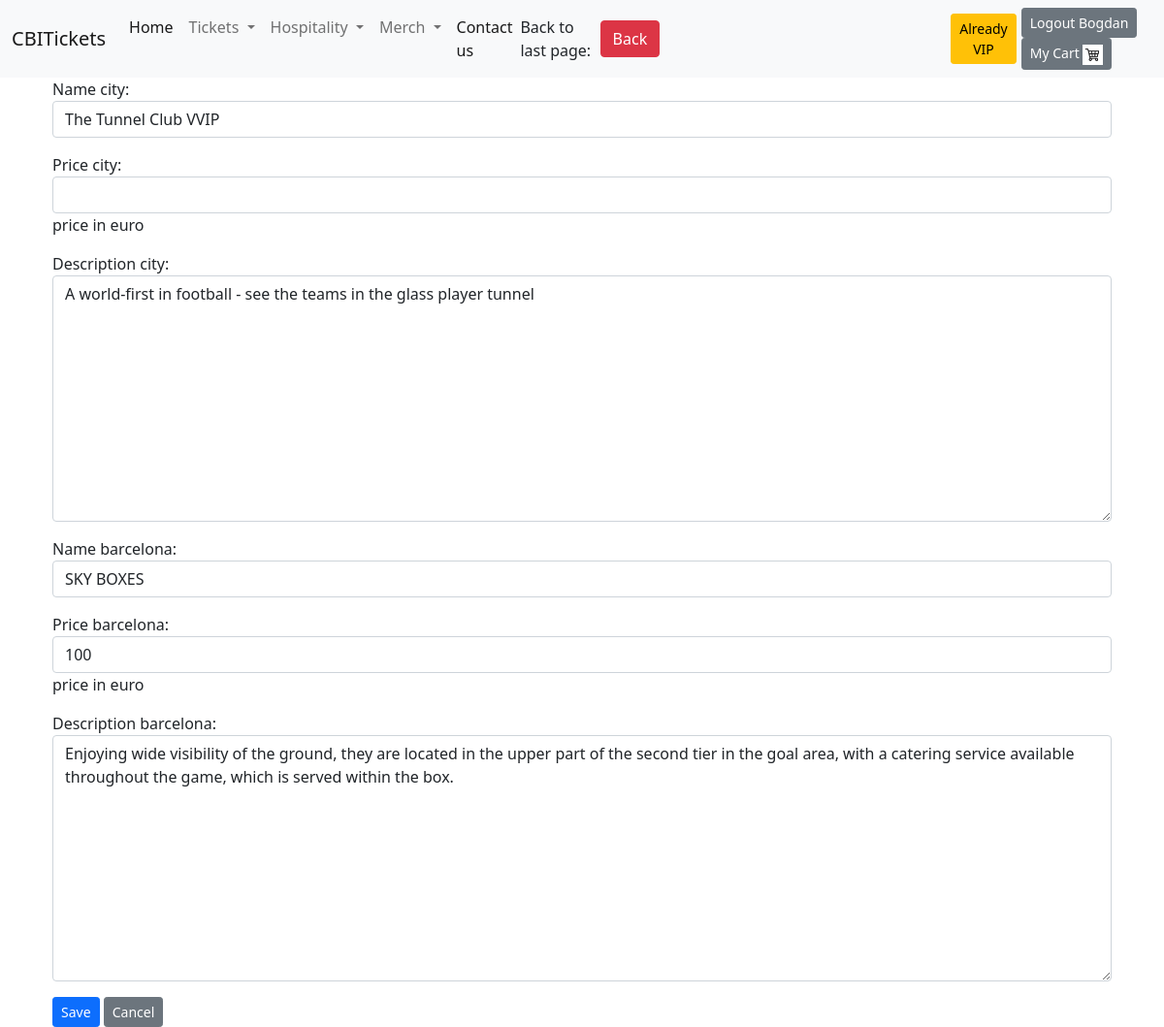
The page /update-hospitality/24/ (signed in) on the database its author committed.
### hospitality/models.py (models this page shows, shortened)
class HospitalityPayed(models.Model):
    name_city = models.CharField(max_length=150, null=True, blank=True)
    price_city = models.IntegerField(help_text='price in euro', null=True, blank=True)
    description_city = models.TextField(max_length=800, default='no description', null=True, blank=True)
    name_barcelona = models.CharField(max_length=150, null=True, blank=True)
    price_barcelona = models.IntegerField(help_text='price in euro', null=True, blank=True)
    description_barcelona = models.TextField(max_length=800, default='no description', null=True, blank=True)

### hospitality/views.py (the view)
# urls.py: path('update-hospitality/<int:pk>/', views.HospitalityUpdateView.as_view(), name='update_hospitality'),
class HospitalityUpdateView(UpdateView):
    template_name = 'hospitality/update_hospitality.html'
    model = HospitalityPayed
    form_class = HospitalityPayedForm
    success_url = reverse_lazy('hospitality')
    context_object_name = 'all_hospitality'

### hospitality/forms.py
class HospitalityPayedForm(forms.ModelForm):
    class Meta:
        model = HospitalityPayed
        fields = ['name_city', 'price_city', 'description_city', 'name_barcelona', 'price_barcelona',
                  'description_barcelona']
        widgets = {
            'name_city': TextInput(attrs={'placeholder': 'please insert name', 'class': 'form-control'}),
            'name_barcelona': TextInput(attrs={'placeholder': 'please insert name', 'class': 'form-control'}),
            'price_city': TextInput(attrs={'type': 'number', 'class': 'form-control'}),
            'price_barcelona': TextInput(attrs={'type': 'number', 'class': 'form-control'}),
            'description_city': Textarea(attrs={'placeholder': 'please insert description', 'class': 'form-control'}),
            'description_barcelona': Textarea(
                attrs={'placeholder': 'please insert description', 'class': 'form-control'})
        }
    def __init__(self, *args, **kwargs):
        super(HospitalityPayedForm, self).__init__(*args, **kwargs)

### templates/hospitality/update_hospitality.html (shortened to what this page needs)
{% extends 'base.html' %}
{% block content %}
    <form method="post">
        {{ form.as_p }}
        <button class="btn btn-sm btn-primary" type="submit">Save</button>
        <a class="btn btn-sm btn-secondary" href="{{ request.META.HTTP_REFERER|escape }}">Cancel</a>
    </form>
{% endblock %}

### templates/navbar.html (shortened to what this page needs)
{% load static %}
<nav class="navbar navbar-expand-lg navbar-light bg-light">
    <div class="container-fluid">
        <a class="navbar-brand" href="{% url 'home_page' %}">CBITickets</a>
        <div class="collapse navbar-collapse" id="navbarSupportedContent">
            <ul class="navbar-nav me-auto mb-2 mb-lg-0">
                <li class="nav-item">
                    <a class="nav-link active" aria-current="page" href="{% url 'home_page' %}">Home</a>
                </li>
                <li class="nav-item dropdown">
                    <a class="nav-link dropdown-toggle" href="#" id="navbarDropdown" role="button"
                       data-bs-toggle="dropdown" aria-expanded="false">
                        Tickets
                    </a>
                </li>
                <li class="nav-item dropdown">
                    <a class="nav-link dropdown-toggle" href="#" id="navbarDropdown" role="button"
                       data-bs-toggle="dropdown" aria-expanded="false">
                        Hospitality
                    </a>
                </li>
                <li class="nav-item dropdown">
                    <a class="nav-link dropdown-toggle" href="#" id="navbarDropdown" role="button"
                       data-bs-toggle="dropdown" aria-expanded="false">
                        Merch
                    </a>
                </li>
                <li class="nav-item">
                    <a class="nav-link active" aria-current="page" href="{% url 'contact_us' %}">Contact us</a>
                </li>
            </ul>
            {% if request.path == '/merch/' %}
                <form class="d-flex" action="{% url 'search_merch_city' %}" style="margin-right: 300px">
                    <input class="form-control me-2" type="search" placeholder="Search" aria-label="Search"
                           name="search">
                    <button class="btn btn-outline-success" type="submit">Search</button>
                </form>
            {% elif request.path == '/merch-real/' %}
                <form class="d-flex" action="{% url 'search_merch_real' %}" style="margin-right: 300px">
                    <input class="form-control me-2" type="search" placeholder="Search" aria-label="Search"
                           name="search">
                    <button class="btn btn-outline-success" type="submit">Search</button>
                </form>
            {% elif request.path == '/merch-united/' %}
                <form class="d-flex" action="{% url 'search_merch_united' %}" style="margin-right: 300px">
                    <input class="form-control me-2" type="search" placeholder="Search" aria-label="Search"
                           name="search">
                    <button class="btn btn-outline-success" type="submit">Search</button>
                </form>
            {% elif request.path == '/merch-barcelona/' %}
                <form class="d-flex" action="{% url 'search_merch_barcelona' %}" style="margin-right: 300px">
                    <input class="form-control me-2" type="search" placeholder="Search" aria-label="Search"
                           name="search">
                    <button class="btn btn-outline-success" type="submit">Search</button>
                </form>
            {% elif request.path == '/hospitality/' %}
                <form class="d-flex" action="{% url 'search_hospitality_payed_city' %}" style="margin-right: 300px">
                    <input class="form-control me-2" type="search" placeholder="Search" aria-label="Search"
                           name="search">
                    <button class="btn btn-outline-success" type="submit">Search</button>
                </form>
            {% elif request.path == '/hospitality-real/' %}
                <form class="d-flex" action="{% url 'search_hospitality_vip_real' %}" style="margin-right: 300px">
                    <input class="form-control me-2" type="search" placeholder="Search" aria-label="Search"
                           name="search">
                    <button class="btn btn-outline-success" type="submit">Search</button>
                </form>
            {% elif request.path == '/hospitality-united/' %}
                <form class="d-flex" action="{% url 'search_hospitality_vip_united' %}" style="margin-right: 300px">
                    <input class="form-control me-2" type="search" placeholder="Search" aria-label="Search"
                           name="search">
                    <button class="btn btn-outline-success" type="submit">Search</button>
                </form>
            {% elif request.path == '/ticket-man-city/' %}
                <form class="d-flex" action="{% url 'search_fixture_city' %}" style="margin-right: 300px">
                    <input class="form-control me-2" type="search" placeholder="Search" aria-label="Search"
                           name="search">
                    <button class="btn btn-outline-success" type="submit">Search</button>
                </form>
            {% elif request.path == '/ticket-real-madrid/' %}
                <form class="d-flex" action="{% url 'search_fixture_real' %}" style="margin-right: 300px">
                    <input class="form-control me-2" type="search" placeholder="Search" aria-label="Search"
                           name="search">
                    <button class="btn btn-outline-success" type="submit">Search</button>
                </form>
            {% elif request.path == '/ticket-man-united/' %}
                <form class="d-flex" action="{% url 'search_fixture_united' %}" style="margin-right: 300px">
                    <input class="form-control me-2" type="search" placeholder="Search" aria-label="Search"
                           name="search">
                    <button class="btn btn-outline-success" type="submit">Search</button>
                </form>
            {% elif request.path == '/ticket-barcelona/' %}
                <form class="d-flex" action="{% url 'search_fixture_barcelona' %}" style="margin-right: 300px">
                    <input class="form-control me-2" type="search" placeholder="Search" aria-label="Search"
                           name="search">
                    <button class="btn btn-outline-success" type="submit">Search</button>
                </form>
            {% elif request.path == '/' or request.path == '/login/' or request.path == '/password_reset/' %}
            {% elif request.path == '/create-user/' or request.path == '/contact-us/' or request.path == '/success-purchase/' %}
            {% elif request.path == '/product-cart/' or request.path == '/success-vip/' %}
            {% else %}
                <span>Back to last page: </span>
                <button class="btn btn-danger" id="back_btn" style="margin-right: 300px">Back</button>
            {% endif %}
            {% if user.is_authenticated %}
                {% if perms.user.vip_only %}
                    <div>
                        <a class="btn btn-sm btn-warning" href="{% url 'become_vip' %}" style="margin-right: 5px">Already
                            VIP</a>
                    </div>
                {% else %}
                    <div>
                        <a class="btn btn-sm btn-warning" href="{% url 'become_vip' %}" style="margin-right: 5px">Become
                            VIP</a>
                    </div>
                {% endif %}
            {% endif %}
            <div>
                {% if user.is_authenticated %}
                    <a class="btn btn-sm btn-secondary" href="{% url 'logout' %}">Logout {{ request.user.username }}</a>
                    <a class="btn btn-sm btn-secondary" href="{% url 'product_cart' %}">
                        My Cart
                        <img src="{% static 'cart.jpg' %}" style="max-width: 21px;max-height: 21px" alt="...">
                    </a>
                {% else %}
                    <a class="btn btn-sm btn-primary" href="{% url 'create_user' %}">Sign Up</a>
                    <a class="btn btn-sm btn-success" href="{% url 'login' %}">Login</a>
                {% endif %}
            </div>
        </div>
    </div>
</nav>

### rows shown on the page
HospitalityPayed: name_city "The Tunnel Club VVIP", description_city "A world-first in football - see the teams in the glass player tunnel", name_barcelona "SKY BOXES", price_barcelona "100", description_barcelona "Enjoying wide visibility of the ground, they are located in the upper part of the second tier in the goal area, with a catering service available throughout the game, which is served within the box."

### other values the page prints
{{ request.user.username }} "Bogdan"
